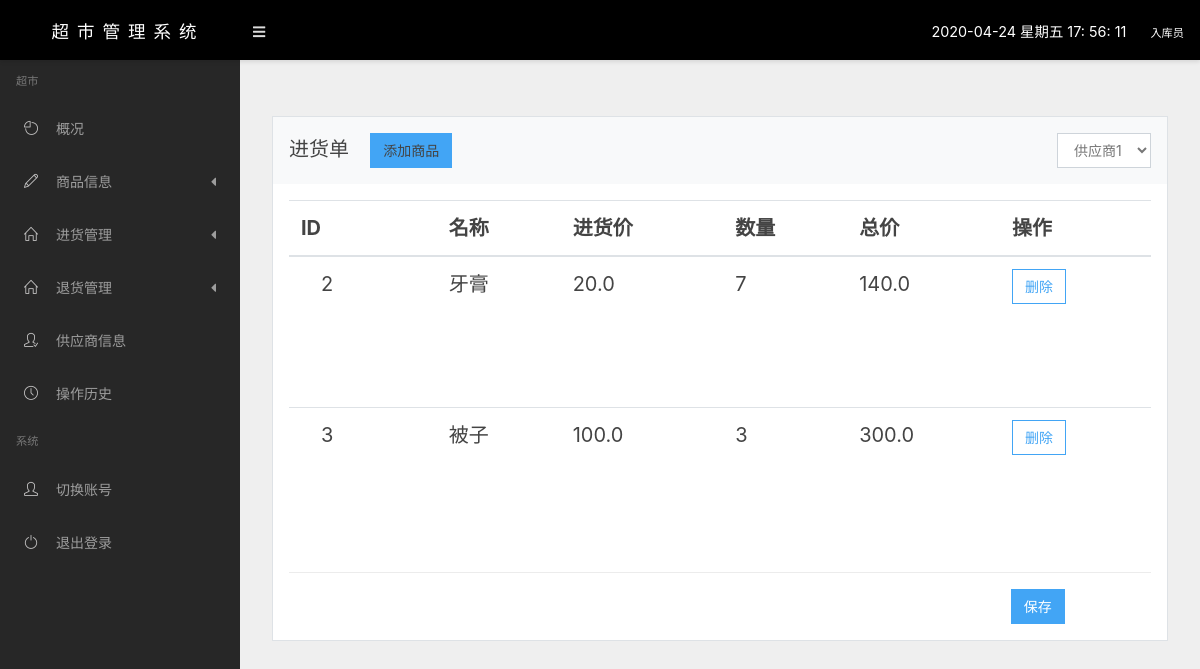
Page /addpurchase/ (signed in) on the committed database.
### app/models.py (models this page shows, shortened)
class Users(models.Model):
    stateChoice = (
        ('T', '同意登陆'),
        ('F', '拒绝登陆'),
    )
    identityChoice = (
        ('0', "财务"),
        ('1', "入库员"),
        ('2', "收银员")
    )
    id = models.AutoField(primary_key=True, max_length=100, verbose_name="ID")
    username = models.CharField(max_length=50, unique=True, verbose_name="账户")
    password = models.CharField(max_length=16, verbose_name="密码")
    nickname = models.CharField(max_length=30, verbose_name="昵称")
    phone = models.CharField(max_length=11, verbose_name="联系电话")
    state = models.CharField(verbose_name="是否允许登陆", choices=stateChoice, max_length=1, default="T")
    identity = models.CharField(verbose_name="身份", choices=identityChoice, max_length=1, default="2")
    createTime = models.DateTimeField(auto_now=True, verbose_name="创建时间")
    class Meta:
        verbose_name = "员工管理"
        verbose_name_plural = "员工管理"

class Purchase(models.Model):
    id = models.AutoField(primary_key=True, max_length=100, verbose_name="ID")
    goods = models.ForeignKey(Goods, on_delete=models.CASCADE, verbose_name="商品")
    goods_price = models.FloatField(default=0, verbose_name="进货单价")  # 进货价格
    purchase_num = models.IntegerField(default=0, verbose_name="进货数量")  # 进货数量
    sum_price = models.FloatField(verbose_name="总价格")
    class Meta:
        verbose_name = "商品管理"
        verbose_name_plural = "商品管理"

class Goods(models.Model):
    stateChoice = (
        ('T', '上架'),
        ('F', '下架'),
    )
    id = models.AutoField(primary_key=True, max_length=100, verbose_name="ID")
    name = models.CharField(max_length=20, verbose_name="商品名称")
    sale_price = models.FloatField(verbose_name="出售价格")  # 出售价格
    left_num = models.IntegerField(default=0, verbose_name="商品数量")  # 剩余数量
    cost_price = models.FloatField(default=0, verbose_name="进货单价")  # 进货价格
    sale_num = models.IntegerField(default=0,null=True,verbose_name="商品已卖出数量")        # 出售数量
    unit = models.CharField(max_length=5, default="个", verbose_name="单位")
    flag = models.CharField(verbose_name="是否上架", choices=stateChoice, max_length=1, default="F")
    margin = models.FloatField(verbose_name="利润率%", default=20, max_length=4)
    class Meta:
        verbose_name = "商品管理"
        verbose_name_plural = "商品管理"

### app/libs/identity_check.py (the view)
        def wra(req,*arg,**kwargs):
            identity = req.session.get('identity')
            if not identity:
                return redirect("/login/")
            if int(identity) not in group:
                return redirect("/login/")
            return func(req,*arg,**kwargs)

### app/libs/identity_check.py (called while the page is built)
def check(group):
    def decorator(func):
        def wra(req,*arg,**kwargs):
            identity = req.session.get('identity')
            if not identity:
                return redirect("/login/")
            if int(identity) not in group:
                return redirect("/login/")
            return func(req,*arg,**kwargs)
        return wra
    return decorator

### app/views.py (called while the page is built)
def get_user(request):
    id = request.session.get("id")
    user = Users.objects.get(id=int(id))
    return user

@check([1])
def addPurchase(request):
    user = get_user(request)
    purchaseId = request.session.get("purchase")
    if purchaseId:
        purchase = Purchase_Record.objects.get(id=int(purchaseId))
    else:
        purchase = Purchase_Record.objects.create(purchaser=user)
        request.session["purchase"] = purchase.id
    supplier = Supplier.objects.all()
    return render(request, 'manage/addpurchase.html', {"purchase": purchase,"supplier":supplier})

### templates/manage/addpurchase.html (shortened to what this page needs)
{% extends 'manage/base/base.html' %}
{% block content %}
    <div class="row mt-4">
        <div class="col-md-12">
                    <div class="card">
                        <div class="card-header bg-light">
                                进货单 &ensp;
                           <a class="btn btn-primary" onclick="window.location.href='/purchase/'">
					添加商品
				</a>
         <div class="w3l_search float-right">
    			<form action="/goods/" method="get">
                    <div>
                        <select class="form-control" name="supplier" id="supplier">
                            {% for s in supplier %}
                              <option value="{{ s.id }}">{{ s.name }}</option>
                            {% endfor %}
                        </select>
                    </div>
    			</form>
		      </div>
                        </div>
                        <div class="card-body">
                            <div class="table-responsive">
                                <table class="table table-hover">
                                    <thead>
                                    <tr>
                                        <th>ID</th>
                                        <th>名称</th>
                                        <th>进货价</th>
                                        <th>数量</th>
                                        <th>总价</th>
                                        <th>操作</th>
                                    </tr>
                                    </thead>
                                    <tbody style="height: 300px;overflow-y: auto">
                                    {% for g in purchase.purchases.all %}
                                    <tr>
                                        <td>
                                            <span>{{ g.id }}</span>
                                        </td>
                                        <td>{{ g.goods.name }}</td>
                                        <td class="text-nowrap">{{ g.goods_price }}</td>
                                        <td>{{ g.purchase_num }}</td>
                                        <td>{{ g.sum_price }}</td>
                                        <td>
                                            <button type="button" class="btn btn-outline-primary" onclick="deleteRecoad({{ g.id }})">删除</button>
                                        </td>
                                    </tr>
                                    {% endfor %}
                                    </tbody>
                                </table>
                            <hr>
                                <button type="submit" class="btn btn-primary" style="float: right;margin-right: 10%" onclick="save_purchase()">保存</button>
                            </div>
                        </div>
                    </div>
                </div>
    </div>
{% endblock %}

### templates/manage/base/base.html (shortened to what this page needs)
<!doctype html>
<html lang="en">
<head>
    {% load staticfiles %}
    <link rel='stylesheet' href='/static/css/simple-line-icons.css'>
    <link rel='stylesheet' href='/static/css/fontawesome-all.min.css'>
    <link rel='stylesheet' href='/static/css/styles.css'>
    {% block css %}
        <link rel='stylesheet' href='/static/css/styles2.css'>
    {% endblock %}
</head>
<body class="sidebar-fixed header-fixed">
<div class="page-wrapper">
        <nav class="navbar page-header">
        <a class="navbar-brand" href="#">
            <span class="navbar-brand b_span">
                超市管理系统
            </span>
        </a>
        <a href="#" class="btn btn-link sidebar-toggle d-md-down-none">
            <i class="fa fa-bars"></i>
        </a>
            <ul class="navbar-nav ml-auto">
                <li class="nav-item d-md-down-none">
                    <span class="time" style="font-size: .900rem; color: #fff; margin-right: 20px"></span>
                </li>
                    <a class="nav-link" href="#">
                        <span class="small ml-1 d-md-down-none" style="color: #fff">{{ request.session.nickName }}</span>
                    </a>
            </ul>
        </nav>
    <div class="main-container">
        <div class="sidebar">
            <nav class="sidebar-nav">
                <ul class="nav">
                    <span class="nav-title">超市</span>
                    <li class="nav-item">
                        <a href="/goods/" class="nav-link">
                            <i class="icon icon-pie-chart"></i> 概况
                        </a>
                    </li>
                    <li class="nav-item nav-dropdown">
                        <a href="#" class="nav-link nav-dropdown-toggle">
                            <i class="icon icon-pencil"></i> 商品信息 <i class="fa fa-caret-left"></i>
                        </a>
                    </li>
                {% if request.session.identity == "1" or request.session.identity == "0" %}
                    <li class="nav-item nav-dropdown">
                        <a href="#" class="nav-link nav-dropdown-toggle">
                            <i class="icon icon-home"></i>
                            进货管理
                            <i class="fa fa-caret-left"></i>
                        </a>
                    </li>
                {% endif %}
                {% if request.session.identity == "1" or request.session.identity == "0" %}
                    <li class="nav-item nav-dropdown">
                        <a href="#" class="nav-link nav-dropdown-toggle">
                            <i class="icon icon-home"></i>
                            退货管理
                            <i class="fa fa-caret-left"></i>
                        </a>
                    </li>
                {% endif %}
                {% if request.session.identity == "1" or request.session.identity == "0" %}
                    <li class="nav-item">
                        <a href="/supplier/" class="nav-link">
                            <i class="icon icon-user-following"></i> 供应商信息
                        </a>
                    </li>
                {% endif %}
                    <li class="nav-item">
                        <a href="/history/" class="nav-link">
                            <i class="icon icon-clock"></i> 操作历史
                        </a>
                    </li>
                    <span class="nav-title">系统</span>
                    <li class="nav-item">
                        <a href="/login/" class="nav-link">
                            <i class="icon icon-user"></i>  切换账号
                        </a>
                    </li>
                    <li class="nav-item">
                        <a href="#" class="nav-link" onclick="window.location.href='/logout/'">
                            <i class="icon icon-power"></i> 退出登录
                        </a>
                    </li>
                </ul>
            </nav>
        </div>
        <div class="content">
            {% block content %}{% endblock %}
        </div>
    </div>
</div>
</body>
</html>

### app/static/css/styles2.css (style rules this page uses)
.b_span { text-align: center; color: #fff; font-family: 微软雅黑; letter-spacing: 8px; }
.content { font-size: 20px; float: left; margin-left: 20px; }
table { border-collapse:collapse; }
table td { border-top:solid 2px; border-color: RGB(230, 230, 230); border-collapse:inherit; }
table span { padding:0 20px; }
.content { position: relative; height: 100%; }

### rows in the picture
Users: session.nickName "入库员"
Purchase: id "2", goods.name "牙膏", goods_price "20.0", purchase_num "7", sum_price "140.0"
Purchase: id "3", goods.name "被子", goods_price "100.0", purchase_num "3", sum_price "300.0"

### other values in the picture
form field supplier "供应商1"
